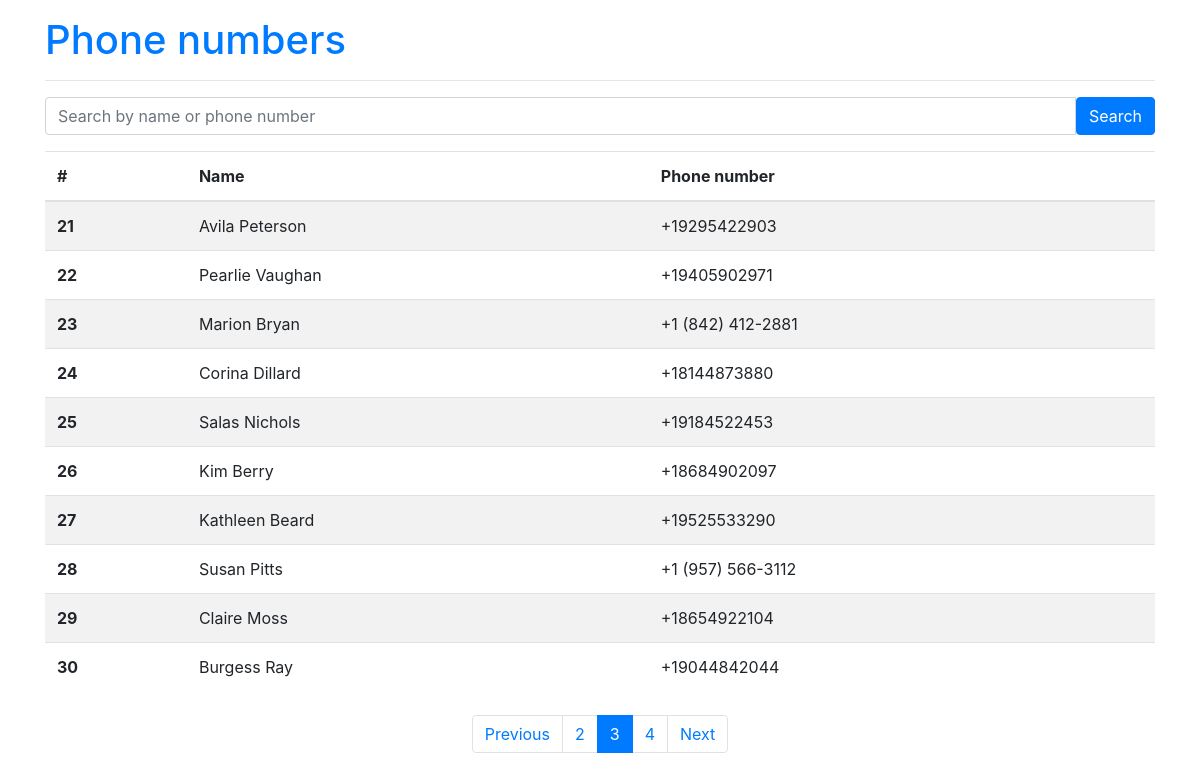
/?page=3, run on the app's committed database.
### main/models.py (models this page shows)
class PhonebookItem(models.Model):
    name = models.CharField(max_length=255)
    phone_number = PhoneNumberField()
    class Meta:
        ordering = ['id',]

### main/views.py (the view)
# urls.py: path('', views.HomeView.as_view(), name='home')
class HomeView(ListView):
    paginate_by = 10
    model = PhonebookItem
    def get_queryset(self):
        query = self.request.GET.get('q','')
        object_list = PhonebookItem.objects.filter(
            Q(name__icontains=query) | Q(phone_number__icontains=query)
        )
        return object_list

### main/templates/main/phonebookitem_list.html (shortened to what this page needs)
{% extends 'base.html' %}
{% block content %}
<a href="{% url 'home' %}"><h1 class="mt-3">Phone numbers</h1></a>
<hr>
<form class="mb-3" action="" method="GET">
    <div class="input-group">
        <input type="text" name="q" class="form-control" placeholder="Search by name or phone number" aria-label="Search" aria-describedby="search-addon" />
        <button type="submit" class="btn btn-primary">Search</button>
    </div>
</form>
<table class="table table-striped">
    <thead>
        <tr>
            <th scope="col">#</th>
            <th scope="col">Name</th>
            <th scope="col">Phone number</th>
        </tr>
    </thead>
    <tbody>
        {% for item in page_obj %}
            <tr>
                <th scope="row">{{ item.id }}</th>
                <td>{{ item.name }}</td>
                <td>{{ item.phone_number }}</td>
            </tr>
        {% endfor %}
    </tbody>
</table>
<nav>
    <ul class="pagination justify-content-center mt-4   ">
        {% if page_obj.has_previous %}
            <li class="page-item"><a class="page-link" href="?page={{ page_obj.previous_page_number }}">Previous</a></li>
            <li class="page-item"><a class="page-link" href="?page={{ page_obj.previous_page_number }}">{{ page_obj.previous_page_number }}</a></li>
        {% else %}
            <li class="page-item disabled"><a class="page-link" href="#">Previous</a></li>
        {% endif %}
        <li class="page-item active"><a class="page-link" href="#">{{ page_obj.number }} </a></li>
        {% if page_obj.has_next %}
            <li class="page-item"><a class="page-link" href="?page={{ page_obj.next_page_number }}">{{ page_obj.next_page_number }}</a></li>
            <li class="page-item"><a class="page-link" href="?page={{ page_obj.next_page_number }}">Next</a></li>
        {% else %}
            <li class="page-item disabled"><a class="page-link" href="#">Next</a></li>
        {% endif %}
    </ul>
</nav>
{% endblock content %}

### data on the page
PhonebookItem: id "21", name "Avila Peterson", phone_number "+19295422903"
PhonebookItem: id "22", name "Pearlie Vaughan", phone_number "+19405902971"
PhonebookItem: id "23", name "Marion Bryan", phone_number "+1 (842) 412-2881"
PhonebookItem: id "24", name "Corina Dillard", phone_number "+18144873880"
PhonebookItem: id "25", name "Salas Nichols", phone_number "+19184522453"
PhonebookItem: id "26", name "Kim Berry", phone_number "+18684902097"
PhonebookItem: id "27", name "Kathleen Beard", phone_number "+19525533290"
PhonebookItem: id "28", name "Susan Pitts", phone_number "+1 (957) 566-3112"
PhonebookItem: id "29", name "Claire Moss", phone_number "+18654922104"
PhonebookItem: id "30", name "Burgess Ray", phone_number "+19044842044"

### other printed values
{{ page_obj.previous_page_number }} "2"
{{ page_obj.number }} "3"
{{ page_obj.next_page_number }} "4"
